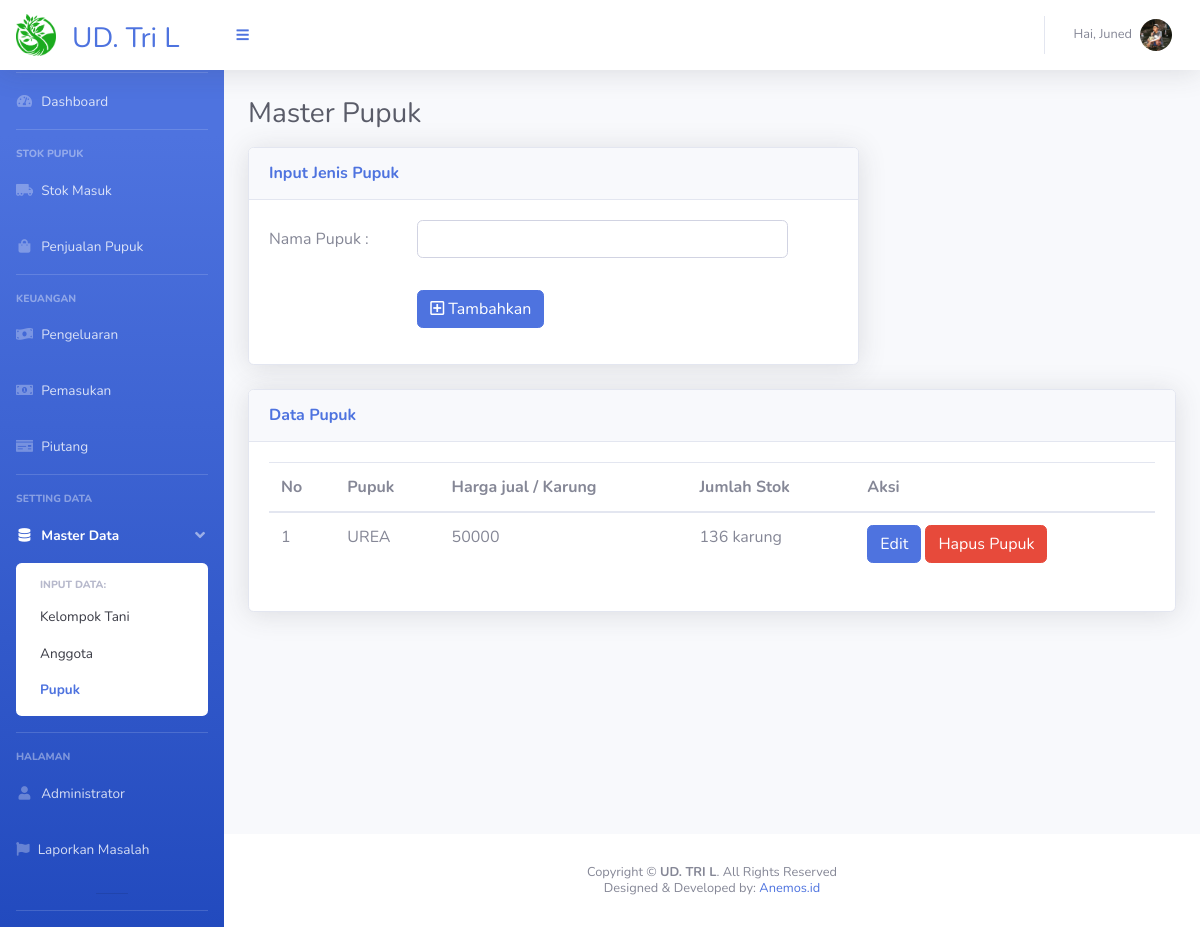
Page /page_jenis_pupuk.php?m=4&n=4 (signed in) on the earlier database version.
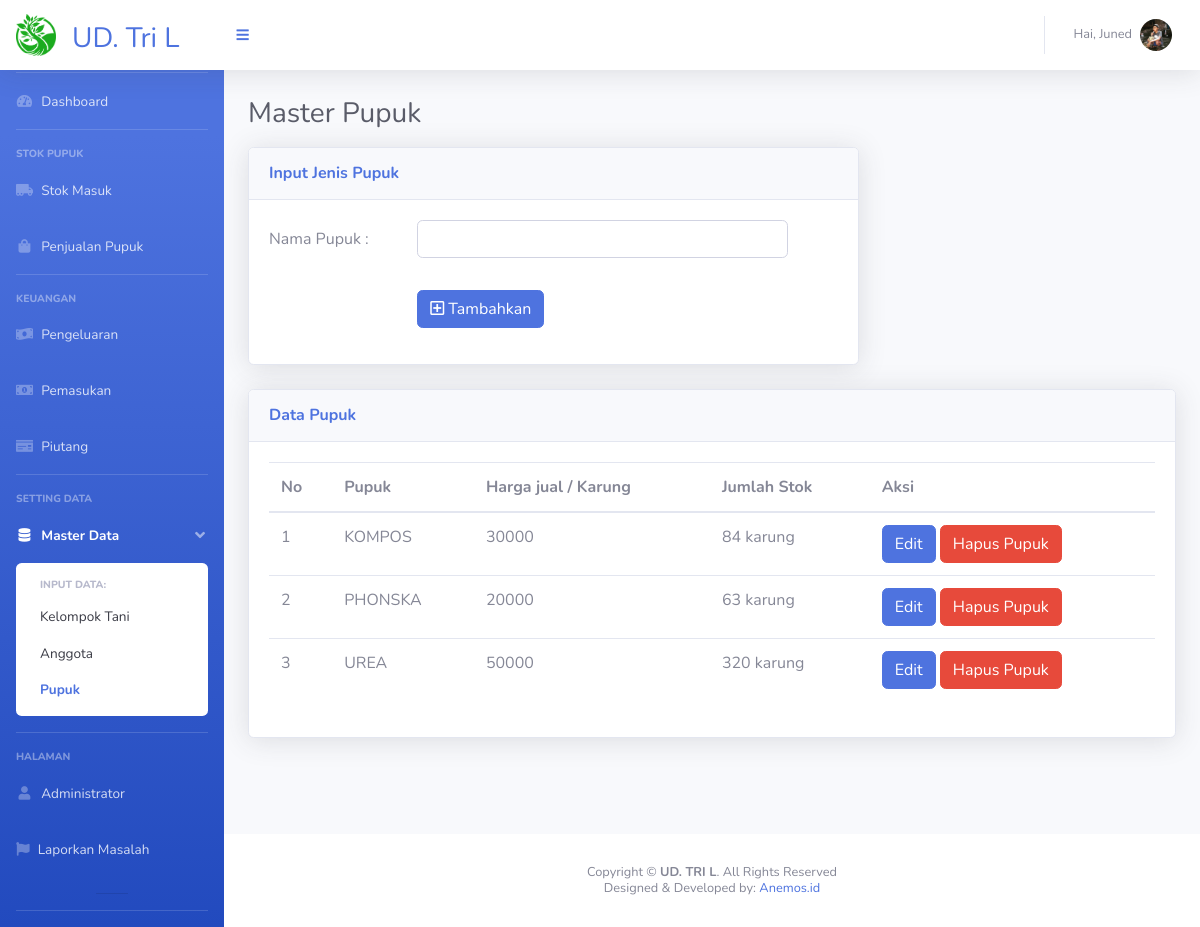
Same page on the later database version.
### tables this page shows
CREATE TABLE `data_pupuk` (
  `ID_PK` int(20) NOT NULL,
  `Jenis_Pupuk` varchar(50) DEFAULT NULL,
  `Stok` int(20) DEFAULT NULL,
  `Harga` int(100) DEFAULT NULL
);

### page_jenis_pupuk.php (the view, shortened to what the changed rows need)
<?php
include "connection.php";
if (isset($_SESSION['login'])) {
    ?>
<!DOCTYPE html>
<html lang="en">
<head>
    <link href="vendor/fontawesome-free/css/all.min.css" rel="stylesheet" type="text/css">
    <link href="css/sb-admin-2.min.css" rel="stylesheet">
    <link href="vendor/datatables/dataTables.bootstrap4.min.css" rel="stylesheet">
</head>
<body id="page-top">
    <div id="wrapper">
        <div id="content-wrapper" class="d-flex flex-column">
            <div id="content">
                <div class="container-fluid">
                    <div class="d-sm-flex align-items-center justify-content-between ">
                        <h1 class="h3 mb-3 text-gray-800">Master Pupuk</h1>
                    </div>
                    <div class="row">
                        <div class="col-xl-12 col-lg-10">
                            <div class="card shadow mb-4">
                                <div class="card-body">
                                    <div class="table-responsive">
                                        <table class="table" id="dataTable" width="100%" cellspacing="0">
                                            <thead>
                                                <tr>
                                                    <th scope="col">No</th>
                                                    <th scope="col">Pupuk</th>
                                                    <th scope="col">Harga jual / Karung</th>
                                                    <th scope="col">Jumlah Stok</th>
                                                    <th scope="col">Aksi</th>
                                                </tr>
                                            </thead>
                                            <tbody>
                                                <?php
$no = 1;
    $data = mysqli_query($conn, "SELECT * FROM data_pupuk ORDER BY ID_PK DESC");
    foreach ($data as $all) {
        echo ('<tr><td>' . $no . '</td>');
        echo ('<td>' . $all['Jenis_Pupuk'] . '</td>');
        echo ('<td>' . $all['Harga'] . '</td>');
        echo ('<td>' . $all['Stok'] . ' karung </td>');
        echo ('<td>
                                                <a href="" class="btn btn-primary" data-toggle="modal" data-target="#modalSubscriptionForm');
        echo ($all['ID_PK'] . '">Edit</a>
                                                <a href="" class="btn btn-danger" data-toggle="modal" data-target="#exampleModalCenter');
        echo ($all['ID_PK'] . '">Hapus Pupuk</a></td></tr>
                                              ');
        $no++;
        ?></tr>
                                                <?php }?>
                                            </tbody>
                                        </table>
                                    </div>
                                </div>
                            </div>
                        </div>
                    </div>
                </div>
            </div>
        </div>
    </div>
</body>
</html>
<?php } else {
    header("Location: login.php");
    exit();
}?>

Differences in the rows shown:
added data_pupuk: Jenis_Pupuk "KOMPOS", Harga "30000", Stok "84"
added data_pupuk: Jenis_Pupuk "PHONSKA", Harga "20000", Stok "63"
changed data_pupuk "UREA": Stok "136" → "320"
